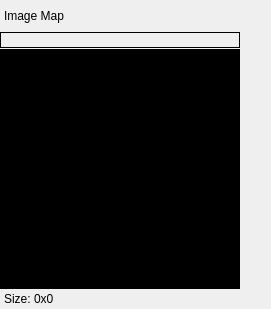
<?xml version="1.0" encoding="UTF-8"?>
<ui version="4.0">
 <class>wdg_ReImageMapManager</class>
 <widget class="QWidget" name="wdg_ReImageMapManager">
  <property name="geometry">
   <rect>
    <x>0</x>
    <y>0</y>
    <width>271</width>
    <height>309</height>
   </rect>
  </property>
  <property name="windowTitle">
   <string>Form</string>
  </property>
  <property name="styleSheet">
   <string notr="true"/>
  </property>
  <layout class="QVBoxLayout" name="verticalLayout_2">
   <property name="spacing">
    <number>0</number>
   </property>
   <property name="margin">
    <number>0</number>
   </property>
   <item>
    <widget class="QFrame" name="frCaption">
     <layout class="QHBoxLayout" name="lyLabel">
      <property name="spacing">
       <number>0</number>
      </property>
      <property name="margin">
       <number>0</number>
      </property>
      <item>
       <widget class="QLabel" name="label">
        <property name="sizePolicy">
         <sizepolicy hsizetype="Preferred" vsizetype="Maximum">
          <horstretch>0</horstretch>
          <verstretch>0</verstretch>
         </sizepolicy>
        </property>
        <property name="text">
         <string>Image Map</string>
        </property>
        <property name="indent">
         <number>4</number>
        </property>
       </widget>
      </item>
      <item>
       <spacer name="horizontalSpacer">
        <property name="orientation">
         <enum>Qt::Horizontal</enum>
        </property>
        <property name="sizeHint" stdset="0">
         <size>
          <width>40</width>
          <height>20</height>
         </size>
        </property>
       </spacer>
      </item>
     </layout>
    </widget>
   </item>
   <item>
    <widget class="QFrame" name="frPreview1">
     <property name="sizePolicy">
      <sizepolicy hsizetype="Preferred" vsizetype="Fixed">
       <horstretch>0</horstretch>
       <verstretch>0</verstretch>
      </sizepolicy>
     </property>
     <layout class="QGridLayout" name="gridLayout">
      <property name="margin">
       <number>0</number>
      </property>
      <property name="spacing">
       <number>0</number>
      </property>
      <item row="1" column="1">
       <spacer name="verticalSpacer">
        <property name="orientation">
         <enum>Qt::Vertical</enum>
        </property>
        <property name="sizeHint" stdset="0">
         <size>
          <width>20</width>
          <height>40</height>
         </size>
        </property>
       </spacer>
      </item>
      <item row="0" column="1">
       <widget class="QPushButton" name="btnChange">
        <property name="sizePolicy">
         <sizepolicy hsizetype="Preferred" vsizetype="Preferred">
          <horstretch>0</horstretch>
          <verstretch>0</verstretch>
         </sizepolicy>
        </property>
        <property name="minimumSize">
         <size>
          <width>30</width>
          <height>22</height>
         </size>
        </property>
        <property name="maximumSize">
         <size>
          <width>22</width>
          <height>22</height>
         </size>
        </property>
        <property name="text">
         <string/>
        </property>
        <property name="icon">
         <iconset resource="../resources/RealityUI.qrc">
          <normaloff>:/images/gearIcon.png</normaloff>:/images/gearIcon.png</iconset>
        </property>
        <property name="iconSize">
         <size>
          <width>22</width>
          <height>22</height>
         </size>
        </property>
        <property name="flat">
         <bool>true</bool>
        </property>
       </widget>
      </item>
      <item row="0" column="0" rowspan="2">
       <widget class="QFrame" name="frPreview2">
        <property name="sizePolicy">
         <sizepolicy hsizetype="Preferred" vsizetype="Fixed">
          <horstretch>0</horstretch>
          <verstretch>0</verstretch>
         </sizepolicy>
        </property>
        <layout class="QVBoxLayout" name="verticalLayout" stretch="0,0">
         <property name="spacing">
          <number>1</number>
         </property>
         <property name="leftMargin">
          <number>0</number>
         </property>
         <property name="topMargin">
          <number>0</number>
         </property>
         <property name="rightMargin">
          <number>1</number>
         </property>
         <property name="bottomMargin">
          <number>0</number>
         </property>
         <item>
          <widget class="QLabel" name="lblTextureFileName">
           <property name="sizePolicy">
            <sizepolicy hsizetype="Fixed" vsizetype="Fixed">
             <horstretch>0</horstretch>
             <verstretch>0</verstretch>
            </sizepolicy>
           </property>
           <property name="minimumSize">
            <size>
             <width>240</width>
             <height>0</height>
            </size>
           </property>
           <property name="maximumSize">
            <size>
             <width>240</width>
             <height>24</height>
            </size>
           </property>
           <property name="frameShape">
            <enum>QFrame::Box</enum>
           </property>
           <property name="text">
            <string notr="true"/>
           </property>
          </widget>
         </item>
         <item>
          <widget class="QLabel" name="imPreview">
           <property name="sizePolicy">
            <sizepolicy hsizetype="Fixed" vsizetype="Fixed">
             <horstretch>0</horstretch>
             <verstretch>0</verstretch>
            </sizepolicy>
           </property>
           <property name="minimumSize">
            <size>
             <width>240</width>
             <height>240</height>
            </size>
           </property>
           <property name="maximumSize">
            <size>
             <width>240</width>
             <height>240</height>
            </size>
           </property>
           <property name="styleSheet">
            <string notr="true">background-color: #000;</string>
           </property>
           <property name="frameShape">
            <enum>QFrame::StyledPanel</enum>
           </property>
           <property name="text">
            <string/>
           </property>
           <property name="scaledContents">
            <bool>true</bool>
           </property>
          </widget>
         </item>
        </layout>
       </widget>
      </item>
     </layout>
    </widget>
   </item>
   <item>
    <widget class="QFrame" name="frStatusbar">
     <property name="sizePolicy">
      <sizepolicy hsizetype="Preferred" vsizetype="Fixed">
       <horstretch>0</horstretch>
       <verstretch>0</verstretch>
      </sizepolicy>
     </property>
     <layout class="QHBoxLayout" name="lyFileSize">
      <property name="spacing">
       <number>0</number>
      </property>
      <property name="margin">
       <number>0</number>
      </property>
      <item>
       <widget class="QLabel" name="label_2">
        <property name="text">
         <string>Size: </string>
        </property>
        <property name="indent">
         <number>4</number>
        </property>
       </widget>
      </item>
      <item>
       <widget class="QLabel" name="imFileSize">
        <property name="minimumSize">
         <size>
          <width>80</width>
          <height>0</height>
         </size>
        </property>
        <property name="text">
         <string>0x0</string>
        </property>
       </widget>
      </item>
      <item>
       <spacer name="horizontalSpacer_2">
        <property name="orientation">
         <enum>Qt::Horizontal</enum>
        </property>
        <property name="sizeHint" stdset="0">
         <size>
          <width>40</width>
          <height>20</height>
         </size>
        </property>
       </spacer>
      </item>
     </layout>
    </widget>
   </item>
  </layout>
 </widget>
 <resources>
  <include location="../resources/RealityUI.qrc"/>
 </resources>
 <connections/>
 <slots>
  <slot>hideShowAdvancedValues()</slot>
 </slots>
</ui>
